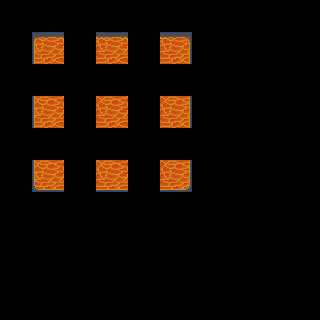

Below is a game level as drawn by its tile map, then a one-line description and the .tmx that defines it (tile-layer data replaced by summaries):
An orthogonal 10x10 tile map with 32x32 px tiles, 4 tile layers (regions, input_Auto, output_Auto, output_AutoTraps).

<map version="1.0" tiledversion="1.0.3" orientation="orthogonal" renderorder="right-down" width="10" height="10" tilewidth="32" tileheight="32" nextobjectid="1">
 <tileset firstgid="1" source="../TileSet/tileconfig_level.tsx" />
 <layer name="regions" width="10" height="10">
  <data>[100 cells, 9 non-empty, 1 distinct tile ids]</data>
 </layer>
 <layer name="input_Auto" width="10" height="10">
  <data>[100 cells, 9 non-empty, 9 distinct tile ids]</data>
 </layer>
 <layer name="output_Auto" width="10" height="10">
  <data>[100 cells, 9 non-empty, 1 distinct tile ids]</data>
 </layer>
 <layer name="output_AutoTraps" width="10" height="10">
  <data>[100 cells, 9 non-empty, 9 distinct tile ids]</data>
 </layer>
</map>
